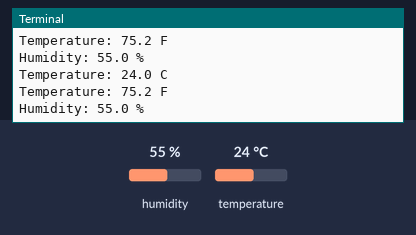
Recording of a program running on a simulated Raspberry Pi (BCM pin numbers). Shown: the last lines printed to the terminal. Inputs (shaded band) come from the test bench; at power-on: humidity 55 %, temperature 24 °C.

Above: at 1.2 s.
1.3 s: humidity set to 22 %
At 2.6 s:
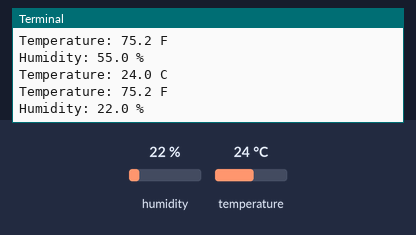
2.8 s: temperature set to 12 °C
At 3.8 s:
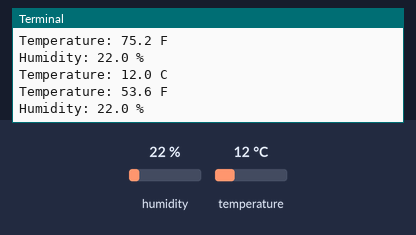
4.3 s: humidity set to 40 %
At 5.5 s:
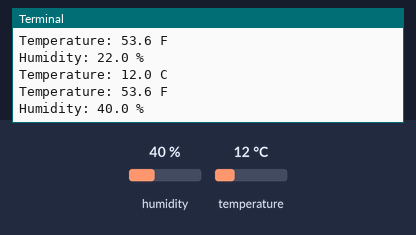
Timing chart, 0 to 7.3 s (numbered marks = the images above; inputs shaded):
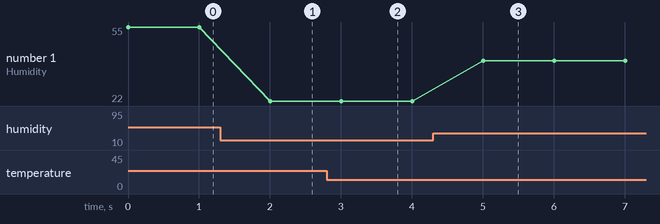

Measured:
- after the input at 1.3 s, the terminal: prints a new line after 0.70 s (image 1)
- after the input at 2.8 s, the terminal: prints a new line after 0.20 s (image 2)
- after the input at 4.3 s, the terminal: prints a new line after 0.71 s (image 3)
- plotted number 1: 55 → 22 after the input at 1.3 s, 22 → 40 after the input at 4.3 s

The program:

temp.py
```python
# Adafruit SHT31-D temperature and humidity sensor:
# https://learn.adafruit.com/adafruit-sht31-d-temperature-and-humidity-sensor-breakout
import board
import adafruit_sht31d
import time

print("running temp")

i2c = board.STEMMA_I2C()
sensor = adafruit_sht31d.SHT31D(i2c)

while True:
    temperature_c = sensor.temperature
    temperature_f = temperature_c * 9 / 5 + 32
    humidity = sensor.relative_humidity

    print("Temperature:", temperature_c, "C")
    print("Temperature:", temperature_f, "F")
    print("Humidity:", humidity, "%")
    time.sleep(1)
```
